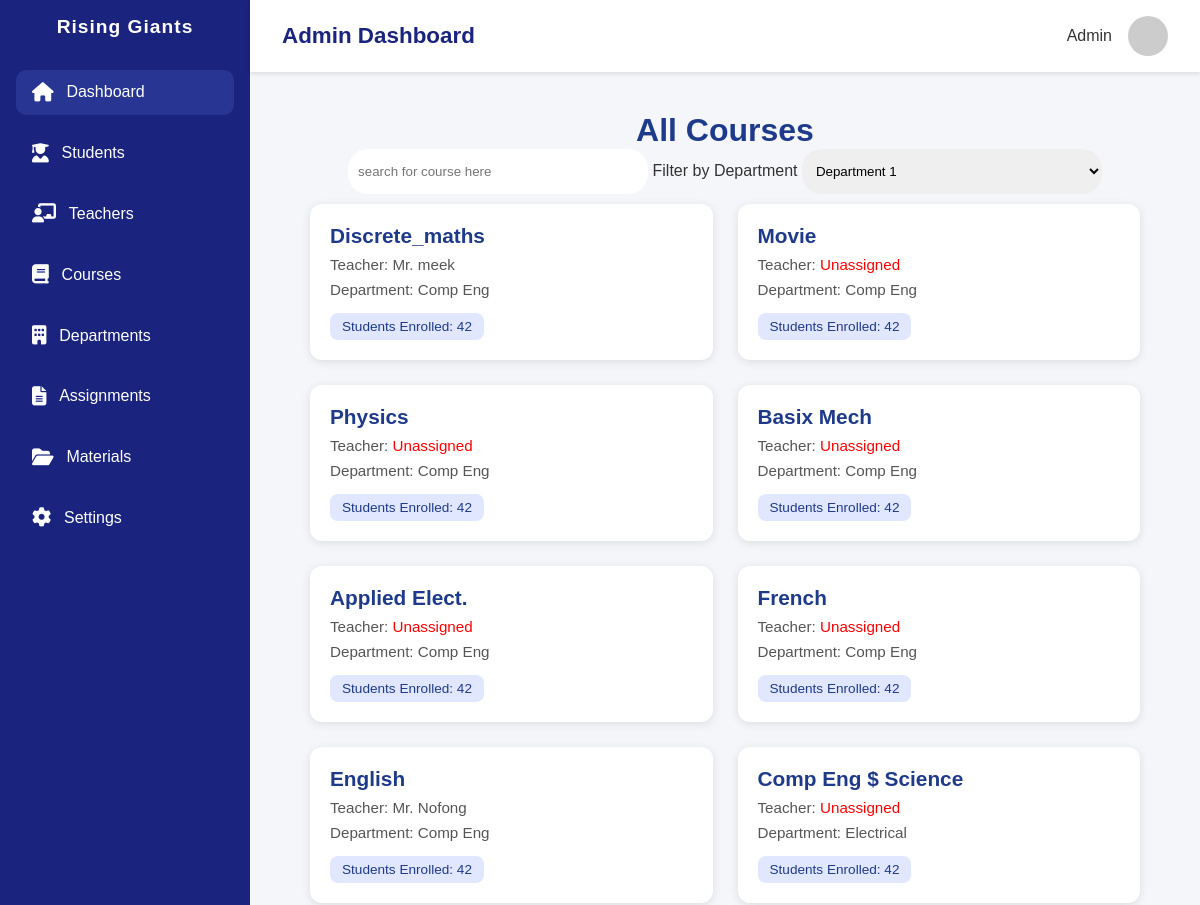
The app's page /dashboard/courses/ (upper part), older data.
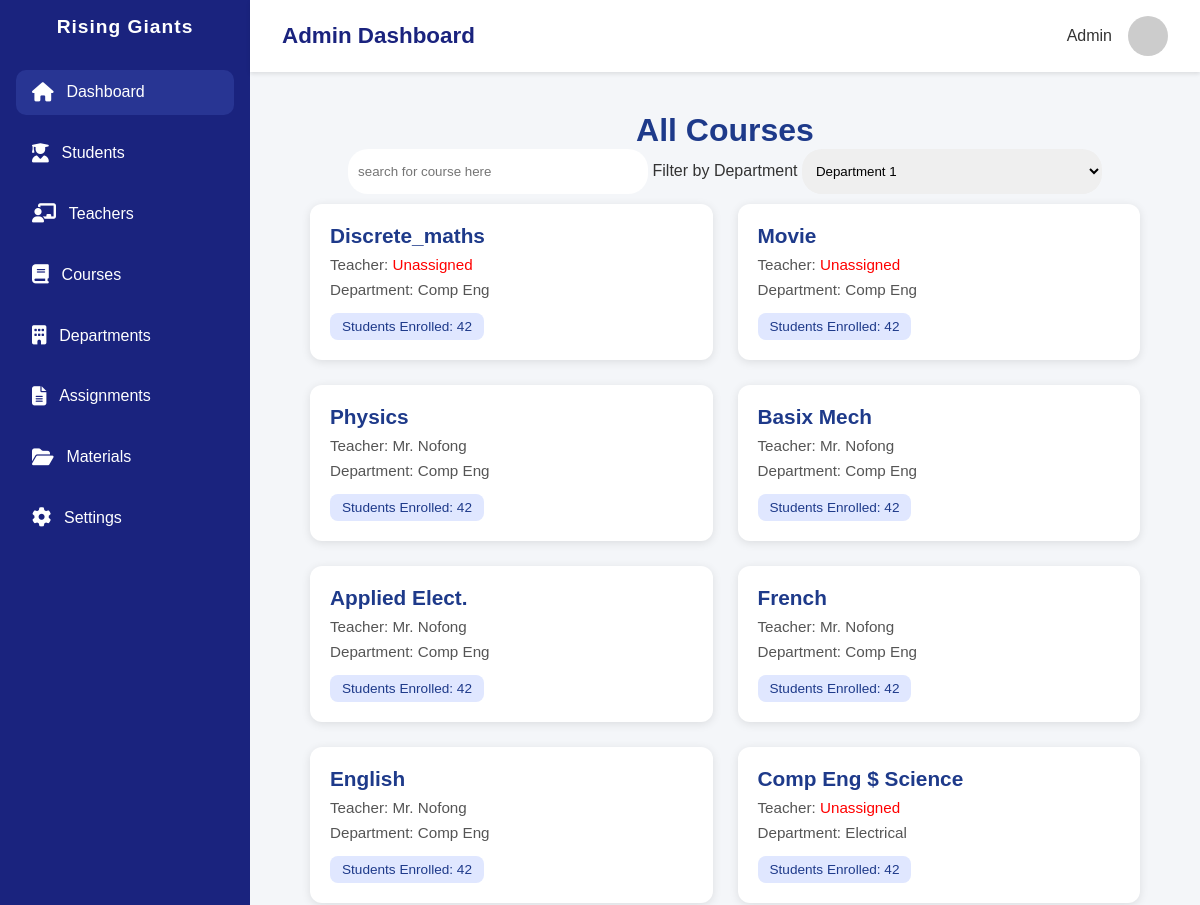
The same page, newer data.
### main/models.py (models this page shows, shortened)
class Course(models.Model):
    slug = models.SlugField(unique=True,blank=True,max_length=100)
    name = models.CharField(blank=True,unique=True,max_length=100)
    teacher = models.ForeignKey(
        settings.AUTH_USER_MODEL,
        blank=True,
        on_delete=models.SET_NULL,
        related_name="courses_assigned",
        null=True
        )
    students = models.ManyToManyField(
        settings.AUTH_USER_MODEL,
        blank=True,
        related_name="courses_enrolled",
        null=True
        )
    created_by = models.ForeignKey(
        settings.AUTH_USER_MODEL,
        blank=True,
        null=True,
        on_delete=models.SET_NULL,
        related_name="courses_created",
        default="3"
        )
    department = models.ForeignKey(
        Department,
        blank=True,
        null=True,
        on_delete=models.SET_NULL,
        related_name="courses"
        )
    created_at = models.DateTimeField(auto_now_add=True)
    updated_at = models.DateTimeField(auto_now=True)

class Department(models.Model):
    slug = models.SlugField(unique= True, blank=True)
    name = models.CharField(blank=True,max_length=100,unique=True)
    created_by = models.ForeignKey(
        settings.AUTH_USER_MODEL,
        on_delete= models.CASCADE,
        related_name="departments_created"
        )
    updated_at = models.DateTimeField(auto_now=True)
    def __str__(self):
        return self.name

### users/models.py (models this page shows)
class CustomUser(AbstractUser):
    ROLES = {
        None:"Select user",
        "admin":"Admin",
        "teacher":"Teacher",
        "student":"Student",
    }
    school_id = models.CharField(blank=True,null=True,unique=True,validators=[is_umat_id])
    role = models.CharField(choices=ROLES, blank=True,default="teacher")
    department = models.ForeignKey(
        Department,
            on_delete=models.SET_NULL,
            null=True,
            blank=True,
            related_name="users",
            default="4"
        )
    def __str__(self):
        return self.username
    USERNAME_FIELD = "school_id"

### main/views.py (the view)
# urls.py: path("courses/",views.courses,name="admin_courses"),
def courses(request):
    courses = Course.objects.all()
    context = {
        "courses":courses
    }
    return render(request,"main/admin_course_list.html",context)

### main/context_processors.py (called while the page is built)
def total_values(request):
    total_users = User.objects.all().count()
    total_teachers = User.objects.filter(role = "teacher").count()
    total_students = User.objects.filter(role = "student").count()
    total_departments = Department.objects.all().count()
    total_courses = Course.objects.all().count()
    context = {
        "total_students":total_students,
        "total_teachers":total_teachers,
        "total_courses":total_courses,
        "total_departments":total_departments,
    }
    return context

### main/templates/main/admin_course_list.html (shortened to what this page needs)
{% extends 'main_base.html' %}
{% load static %}
{% block extra_styles %}<link rel="stylesheet" href="{% static 'main/css/admin_course_list.css' %}">
{% endblock extra_styles %}
{% block body %}
  <div class="container">
    <h1>All Courses</h1>
    <form action="">
      <input type="text" placeholder="search for course here ">
      <label for="department">Filter by Department</label>
      <select name="department" id="department">
        <option value="">Department 1 </option>
      </select>
    </form>
    <div class="course-grid">
      {% for course in courses %}
      <div class="course-card">
        <h2>{{course.name}}</h2>
        {% if not course.teacher %}
        <p >Teacher: <span id = "unassigned-course"> Unassigned </span>  </p>
        {% else %}
        <p>Teacher: Mr. {{course.teacher }}</p>
        {% endif %}
        {% if not course.department %}
        <p > Department: <span id = "unassigned-department"> Unassigned </span>  </p>
        {% else %}
        <p> Department: {{course.department }}</p>
        {% endif %}
        <span class="students-count">Students Enrolled: 42</span>
      </div>
      {% endfor %}
    </div>
  </div>
{% endblock body %}

Row changes from the older to the newer data that the page shows:
changed Course "Discrete_maths": teacher "meek" → (not shown); teacher_id "Teacher: Mr." → "Teacher: Unassigned"
changed Course "Physics": teacher (not shown) → "Nofong"; teacher_id "Teacher: Unassigned" → "Teacher: Mr."
changed Course "Basix Mech": teacher (not shown) → "Nofong"; teacher_id "Teacher: Unassigned" → "Teacher: Mr."
changed Course "Applied Elect.": teacher (not shown) → "Nofong"; teacher_id "Teacher: Unassigned" → "Teacher: Mr."
changed Course "French": teacher (not shown) → "Nofong"; teacher_id "Teacher: Unassigned" → "Teacher: Mr."
